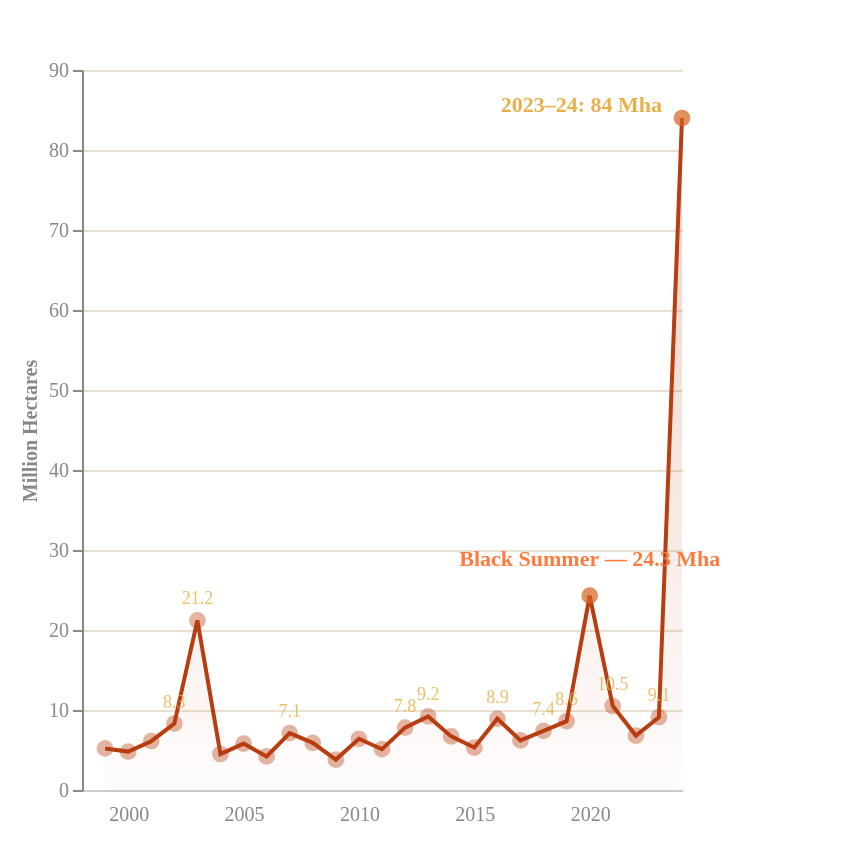

Write a Vega-Lite specification for this figure.
### Vega-Lite specification from a JSON file in a GitHub repository (floating-point values rounded to 4 significant figures)
{"$schema": "https://vega.github.io/schema/vega-lite/v5.json", "width": "container", "height": 360, "padding": {"left": 10, "right": 60, "top": 30, "bottom": 10}, "background": "transparent", "data": {"values": [{"year": 1999, "area": 5.2, "season": "1998-99"}, {"year": 2000, "area": 4.8, "season": "1999-00"}, {"year": 2001, "area": 6.1, "season": "2000-01"}, {"year": 2002, "area": 8.3, "season": "2001-02"}, {"year": 2003, "area": 21.2, "season": "2002-03"}, {"year": 2004, "area": 4.5, "season": "2003-04"}, {"year": 2005, "area": 5.8, "season": "2004-05"}, {"year": 2006, "area": 4.2, "season": "2005-06"}, {"year": 2007, "area": 7.1, "season": "2006-07"}, {"year": 2008, "area": 5.9, "season": "2007-08"}, {"year": 2009, "area": 3.8, "season": "2008-09"}, {"year": 2010, "area": 6.4, "season": "2009-10"}, {"year": 2011, "area": 5.1, "season": "2010-11"}, {"year": 2012, "area": 7.8, "season": "2011-12"}, {"year": 2013, "area": 9.2, "season": "2012-13"}, {"year": 2014, "area": 6.7, "season": "2013-14"}, {"year": 2015, "area": 5.3, "season": "2014-15"}, {"year": 2016, "area": 8.9, "season": "2015-16"}, {"year": 2017, "area": 6.2, "season": "2016-17"}, {"year": 2018, "area": 7.4, "season": "2017-18"}, {"year": 2019, "area": 8.6, "season": "2018-19"}, {"year": 2020, "area": 24.3, "season": "2019-20 Black Summer"}, {"year": 2021, "area": 10.5, "season": "2020-21"}, {"year": 2022, "area": 6.8, "season": "2021-22"}, {"year": 2023, "area": 9.1, "season": "2022-23"}, {"year": 2024, "area": 84.0, "season": "2023-24"}]}, "layer": [{"mark": {"type": "area", "line": {"color": "#b83d10", "strokeWidth": 2}, "color": {"gradient": "linear", "x1": 1, "y1": 0, "x2": 1, "y2": 1, "stops": [{"offset": 0, "color": "rgba(184,61,16,0.35)"}, {"offset": 1, "color": "rgba(184,61,16,0.02)"}]}}, "encoding": {"x": {"field": "year", "type": "quantitative", "axis": {"title": null, "grid": false, "labelColor": "#888", "labelFont": "DM Mono", "format": "d", "tickColor": "transparent", "domainColor": "#ccc"}}, "y": {"field": "area", "type": "quantitative", "axis": {"title": "Million Hectares", "titleColor": "#888", "labelColor": "#888", "labelFont": "DM Mono", "titleFont": "DM Mono", "titleFontSize": 10, "grid": true, "gridColor": "#e8e0d0"}}, "tooltip": [{"field": "season", "title": "Season"}, {"field": "area", "title": "Area burned (million hectares)", "format": ".1f"}]}}, {"mark": {"type": "point", "filled": true, "size": 70}, "encoding": {"x": {"field": "year", "type": "quantitative"}, "y": {"field": "area", "type": "quantitative"}, "color": {"condition": {"test": "datum.year === 2020 || datum.year === 2024", "value": "#d4621e"}, "value": "rgba(184,61,16,0.55)"}, "tooltip": [{"field": "season", "title": "Season"}, {"field": "area", "title": "Area burned (million hectares)", "format": ".1f"}]}}, {"mark": {"type": "text", "align": "center", "dy": -11, "fontSize": 9, "font": "DM Mono", "fontWeight": 500}, "transform": [{"filter": "datum.year !== 2020 && datum.year !== 2024 && datum.area >= 7"}], "encoding": {"x": {"field": "year", "type": "quantitative"}, "y": {"field": "area", "type": "quantitative"}, "text": {"field": "area", "type": "quantitative", "format": ".1f"}, "color": {"value": "rgba(232,180,74,0.85)"}}}, {"mark": {"type": "text", "align": "center", "dy": -18, "fontSize": 11, "font": "DM Mono", "fontWeight": 600}, "transform": [{"filter": "datum.year === 2020"}], "encoding": {"x": {"field": "year", "type": "quantitative"}, "y": {"field": "area", "type": "quantitative"}, "text": {"value": "Black Summer — 24.3 Mha"}, "color": {"value": "#ff7a3c"}}}, {"mark": {"type": "text", "align": "right", "dx": -10, "dy": -6, "fontSize": 11, "font": "DM Mono", "fontWeight": 600}, "transform": [{"filter": "datum.year === 2024"}], "encoding": {"x": {"field": "year", "type": "quantitative"}, "y": {"field": "area", "type": "quantitative"}, "text": {"value": "2023–24: 84 Mha"}, "color": {"value": "#e8b04a"}}}], "config": {"view": {"stroke": null}}}
